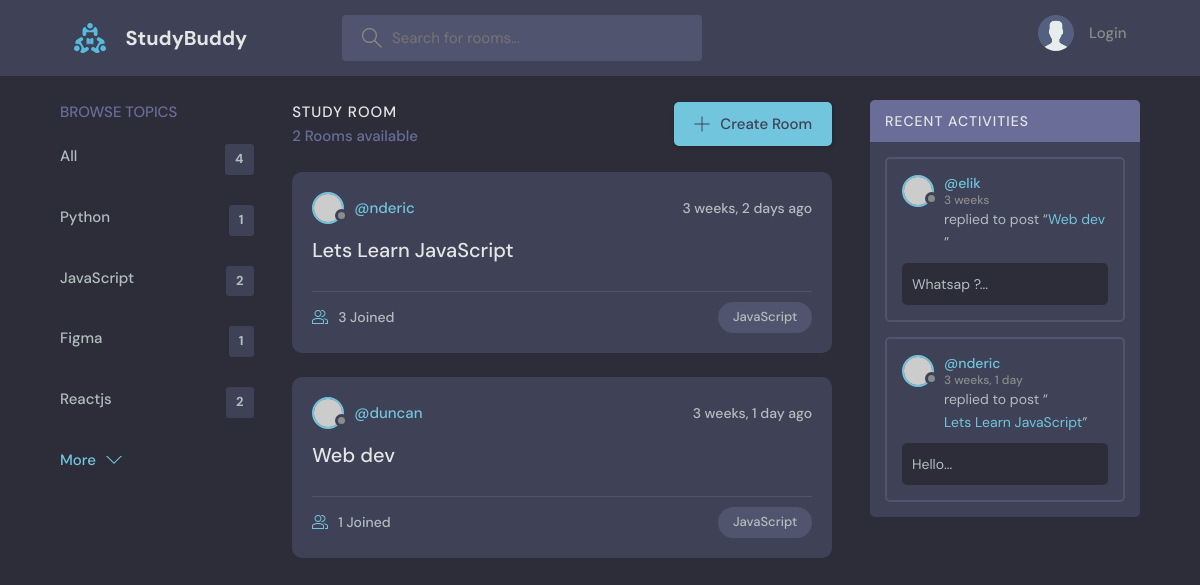
Before: /?q=JavaScript with the older database file.
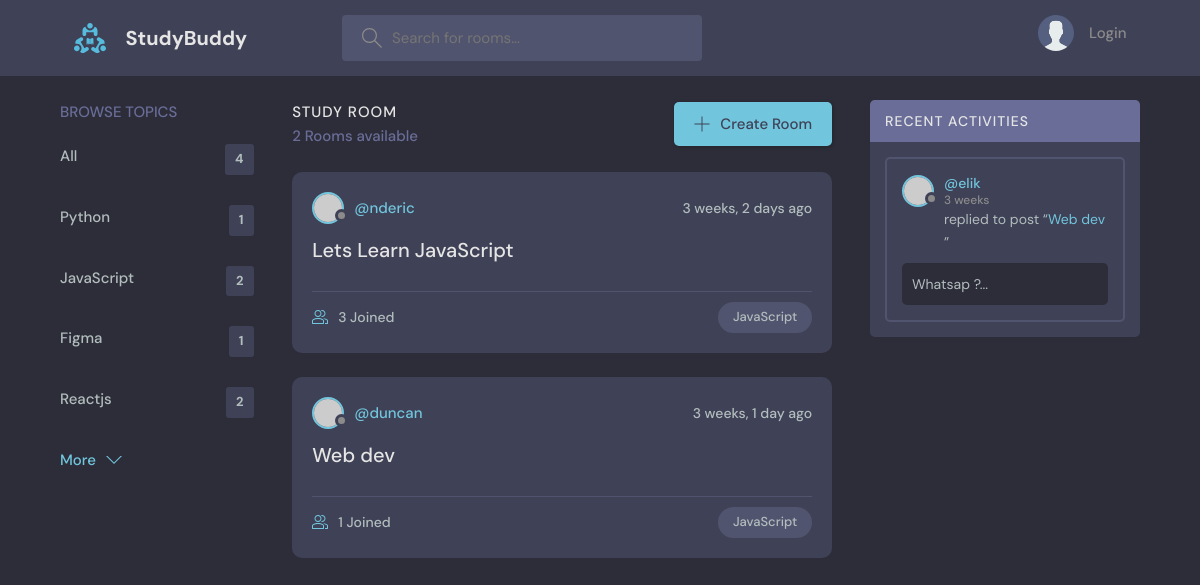
After: the same page with the newer database file.
### base/models.py (models this page shows, shortened)
class Topic(models.Model):
    name = models.CharField(max_length=200)

class Room(models.Model):
    host = models.ForeignKey(User, on_delete=models.SET_NULL, null=True)
    topic = models.ForeignKey(Topic, on_delete=models.SET_NULL, null=True)
    name = models.CharField(max_length=200)
    description = models.TextField(null=True, blank=True)
    participants = models.ManyToManyField(
        User, related_name='participants', blank=True)
    updated = models.DateTimeField(auto_now=True)
    created = models.DateTimeField(auto_now_add=True)
    class Meta:
        ordering = ['-updated', '-created']
    def __str__(self):
        return self.name

class Message(models.Model):
    user = models.ForeignKey(User, on_delete=models.CASCADE)
    room = models.ForeignKey(Room, on_delete=models.CASCADE)
    body = models.TextField()
    updated = models.DateTimeField(auto_now=True)
    created = models.DateTimeField(auto_now_add=True)
    def __str__(self):
        return self.body[0:50]

### base/views.py (the view)
# urls.py: path('', views.home, name="home"),
def home(request):
    q = request.GET.get('q') if request.GET.get('q') != None else ''
    rooms = Room.objects.filter(
        Q(topic__name__icontains=q) |
        Q(host__username__icontains=q) |
        Q(name__icontains=q) |
        Q(description__icontains=q)
    )
    room_count = rooms.count()
    topics = Topic.objects.all()[0:4]
    room_messages = Message.objects.filter(
        Q(room__topic__name__icontains=q)).order_by('-created')
    context = {'rooms': rooms, 'topics': topics,
               'room_count': room_count, 'room_messages': room_messages}
    return render(request, 'base/home.html', context)

### base/templates/base/home.html (shortened to what this page needs)
{% extends 'main.html' %} {% block content %}
<main class="layout layout--3">
  <div class="container">
    {% include 'base/topics_component.html' %}
    <div class="roomList">
      <div class="roomList__header">
        <div>
          <h2>Study Room</h2>
          <p>{{room_count}} Rooms available</p>
        </div>
        <a class="btn btn--main" href="{% url 'create-room' %}">
          <svg
            version="1.1"
            xmlns="http://www.w3.org/2000/svg"
            width="32"
            height="32"
            viewBox="0 0 32 32"
          >
            <title>add</title>
            <path
              d="M16.943 0.943h-1.885v14.115h-14.115v1.885h14.115v14.115h1.885v-14.115h14.115v-1.885h-14.115v-14.115z"
            ></path>
          </svg>
          Create Room
        </a>
      </div>
      {% include 'base/feeds_component.html' %}
    </div>
    {% include 'base/activity_component.html' %}
  </div>
</main>
{% endblock content %}

### base/templates/base/topics_component.html
<div class="topics">
  <div class="topics__header">
    <h2>Browse Topics</h2>
  </div>
  <ul class="topics__list">
    <li>
      <a href="{% url 'home' %}">All <span>{{topics.count}}</span></a>
    </li>
    {% for topic in topics %}
    <li>
      <a href="{% url 'home' %}?q={{topic.name}}"
        >{{ topic.name }} <span>{{topic.room_set.all.count}}</span></a
      >
    </li>
    {% endfor %}
  </ul>
  <a class="btn btn--link" href="{% url 'topics' %}">
    More
    <svg
      version="1.1"
      xmlns="http://www.w3.org/2000/svg"
      width="32"
      height="32"
      viewBox="0 0 32 32"
    >
      <title>chevron-down</title>
      <path d="M16 21l-13-13h-3l16 16 16-16h-3l-13 13z"></path>
    </svg>
  </a>
</div>

### base/templates/base/feeds_component.html (shortened to what this page needs)
{% for room in rooms %}
<div class="roomListRoom">
  <div class="roomListRoom__header">
    <a
      href="{% url 'user-profile' room.host.id %}"
      class="roomListRoom__author"
    >
      <div class="avatar avatar--small">
        <img src="https://randomuser.me/api/portraits/women/11.jpg" />
      </div>
      <span>@{{ room.host.username }}</span>
    </a>
    <div class="roomListRoom__actions">
      <span>{{room.created|timesince}} ago</span>
    </div>
  </div>
  <div class="roomListRoom__content">
    <a href="{% url 'room' room.id %}">{{ room.name }}</a>
  </div>
  <div class="roomListRoom__meta">
    <a href="{% url 'room' room.id %}" class="roomListRoom__joined">
      {{room.participants.all.count}} Joined
    </a>
    <p class="roomListRoom__topic">{{ room.topic.name }}</p>
  </div>
</div>
{% endfor %}

### base/templates/base/activity_component.html (shortened to what this page needs)
<div class="activities">
  <div class="activities__header">
    <h2>Recent Activities</h2>
  </div>
  {% for message in room_messages %}
  <div class="activities__box">
    <div class="activities__boxHeader roomListRoom__header">
      <a
        href="{% url 'user-profile' message.user.id %}"
        class="roomListRoom__author"
      >
        <div class="avatar avatar--small">
          <img src="https://randomuser.me/api/portraits/women/11.jpg" />
        </div>
        <p>
          @{{message.user.username}}
          <span>{{message.created|timesince}}</span>
        </p>
      </a>
    </div>
    <div class="activities__boxContent">
      <p>
        replied to post “<a href="{% url 'room' message.room.id %}"
          >{{message.room}}</a
        >”
      </p>
      <div class="activities__boxRoomContent">{{message}}...</div>
    </div>
  </div>
  {% endfor %}
</div>

Changed rows visible on the page:
removed Message: user.username "nderic", created "3 weeks, 1 day", room "Lets Learn JavaScript", body "Hello"
